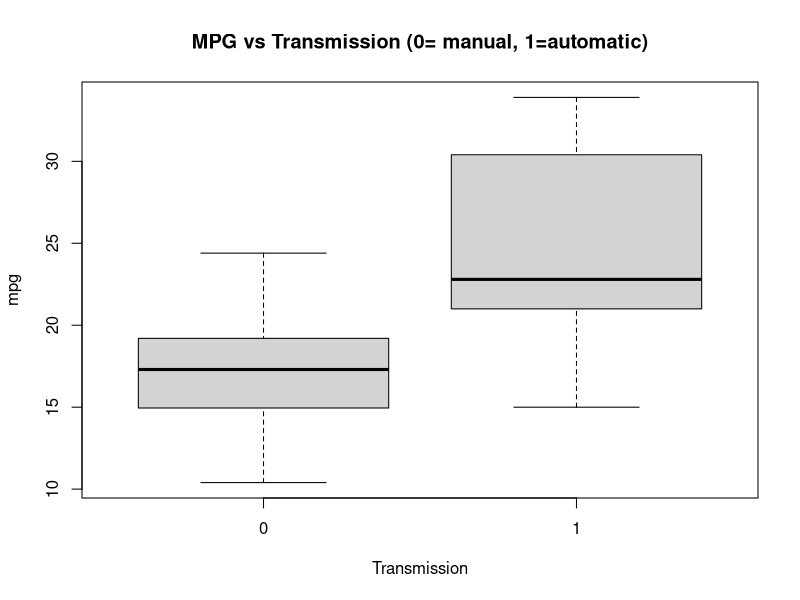
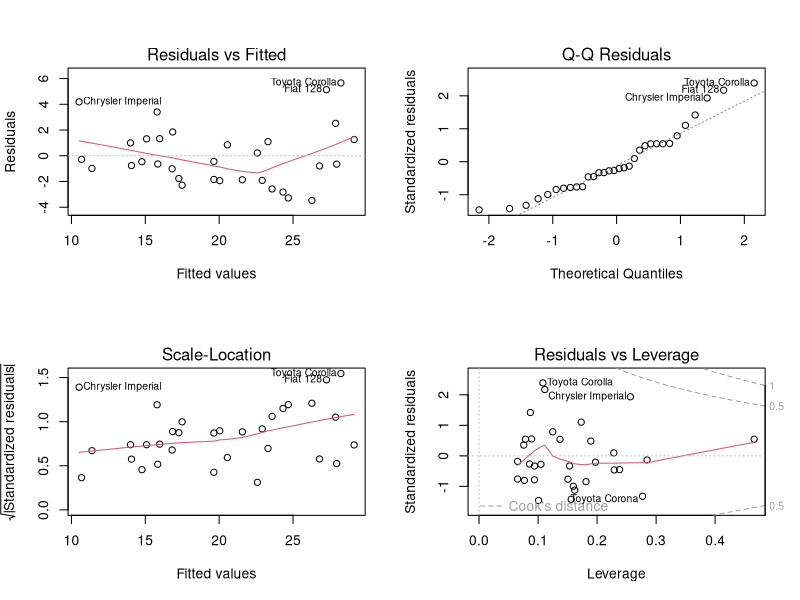

Recreate these plots in R, in order.
## ---- chunk 1
knitr::opts_chunk$set(echo = TRUE)
## ---- chunk 2
head(mtcars, 8)
## ---- chunk 3
#convert continuous variables into categoricals in data set mtcarsf
mtcarsf<-mtcars
cols <- c("cyl", "vs", "am", "gear",'carb')
mtcarsf[cols] <- lapply(mtcarsf[cols], factor)
## ---- chunk 4
t.test(mtcars$mpg~mtcars$am)

## ---- chunk 5
round(cor(mtcars, use='everything', method='pearson'),2)
## ---- chunk 6
library(car)
## ---- chunk 7
fit1<-lm(mpg~am+wt+hp+cyl+disp, mtcars)
fit2<-lm(mpg~am+wt+hp+cyl, mtcars)
fit3<-lm(mpg~am+wt+hp, mtcars)
fit4<-lm(mpg~am+wt, mtcars)
fit5<-lm(mpg~am, mtcars)
round(rbind(vif(fit1), c(vif(fit2),0), c(vif(fit3),0,0), c(vif(fit4),0,0,0)),3)

## ---- chunk 8
summary(fit5)

## ---- chunk 9
summary(fit2)
## ---- chunk 10
anova(fit5, fit2)
## ---- chunk 11
plot(mtcarsf$mpg~mtcarsf$am, main='MPG vs Transmission (0= manual, 1=automatic)', xlab='Transmission', ylab='mpg')
## ---- chunk 12
par(mfrow = c(2,2))
plot(fit2)
